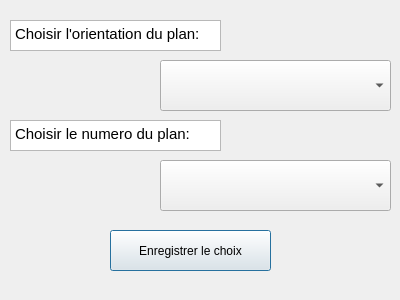
<?xml version="1.0" encoding="UTF-8"?>
<ui version="4.0">
 <class>Selection_Plan</class>
 <widget class="QDialog" name="Selection_Plan">
  <property name="geometry">
   <rect>
    <x>0</x>
    <y>0</y>
    <width>400</width>
    <height>300</height>
   </rect>
  </property>
  <property name="windowTitle">
   <string>Dialog</string>
  </property>
  <widget class="QTextBrowser" name="textBrowser">
   <property name="geometry">
    <rect>
     <x>10</x>
     <y>20</y>
     <width>211</width>
     <height>31</height>
    </rect>
   </property>
   <property name="html">
    <string>&lt;!DOCTYPE HTML PUBLIC &quot;-//W3C//DTD HTML 4.0//EN&quot; &quot;http://www.w3.org/TR/REC-html40/strict.dtd&quot;&gt;
&lt;html&gt;&lt;head&gt;&lt;meta name=&quot;qrichtext&quot; content=&quot;1&quot; /&gt;&lt;style type=&quot;text/css&quot;&gt;
p, li { white-space: pre-wrap; }
&lt;/style&gt;&lt;/head&gt;&lt;body style=&quot; font-family:'Ubuntu'; font-size:11pt; font-weight:400; font-style:normal;&quot;&gt;
&lt;p style=&quot; margin-top:0px; margin-bottom:0px; margin-left:0px; margin-right:0px; -qt-block-indent:0; text-indent:0px;&quot;&gt;Choisir l'orientation du plan:&lt;/p&gt;&lt;/body&gt;&lt;/html&gt;</string>
   </property>
  </widget>
  <widget class="QComboBox" name="comboBox">
   <property name="geometry">
    <rect>
     <x>160</x>
     <y>60</y>
     <width>231</width>
     <height>51</height>
    </rect>
   </property>
   <item>
    <property name="text">
     <string/>
    </property>
   </item>
   <item>
    <property name="text">
     <string>Vertical</string>
    </property>
   </item>
   <item>
    <property name="text">
     <string>Horizontal</string>
    </property>
   </item>
  </widget>
  <widget class="QTextBrowser" name="textBrowser_2">
   <property name="geometry">
    <rect>
     <x>10</x>
     <y>120</y>
     <width>211</width>
     <height>31</height>
    </rect>
   </property>
   <property name="html">
    <string>&lt;!DOCTYPE HTML PUBLIC &quot;-//W3C//DTD HTML 4.0//EN&quot; &quot;http://www.w3.org/TR/REC-html40/strict.dtd&quot;&gt;
&lt;html&gt;&lt;head&gt;&lt;meta name=&quot;qrichtext&quot; content=&quot;1&quot; /&gt;&lt;style type=&quot;text/css&quot;&gt;
p, li { white-space: pre-wrap; }
&lt;/style&gt;&lt;/head&gt;&lt;body style=&quot; font-family:'Ubuntu'; font-size:11pt; font-weight:400; font-style:normal;&quot;&gt;
&lt;p style=&quot; margin-top:0px; margin-bottom:0px; margin-left:0px; margin-right:0px; -qt-block-indent:0; text-indent:0px;&quot;&gt;Choisir le numero du plan:&lt;/p&gt;&lt;/body&gt;&lt;/html&gt;</string>
   </property>
  </widget>
  <widget class="QComboBox" name="comboBox_2">
   <property name="geometry">
    <rect>
     <x>160</x>
     <y>160</y>
     <width>231</width>
     <height>51</height>
    </rect>
   </property>
   <item>
    <property name="text">
     <string/>
    </property>
   </item>
   <item>
    <property name="text">
     <string>1</string>
    </property>
   </item>
   <item>
    <property name="text">
     <string>2</string>
    </property>
   </item>
   <item>
    <property name="text">
     <string>3</string>
    </property>
   </item>
   <item>
    <property name="text">
     <string>4</string>
    </property>
   </item>
   <item>
    <property name="text">
     <string>5</string>
    </property>
   </item>
   <item>
    <property name="text">
     <string>6</string>
    </property>
   </item>
   <item>
    <property name="text">
     <string>7</string>
    </property>
   </item>
   <item>
    <property name="text">
     <string>8</string>
    </property>
   </item>
   <item>
    <property name="text">
     <string>9</string>
    </property>
   </item>
  </widget>
  <widget class="QPushButton" name="pushButton">
   <property name="geometry">
    <rect>
     <x>110</x>
     <y>230</y>
     <width>161</width>
     <height>41</height>
    </rect>
   </property>
   <property name="text">
    <string>Enregistrer le choix</string>
   </property>
  </widget>
 </widget>
 <resources/>
 <connections/>
</ui>
